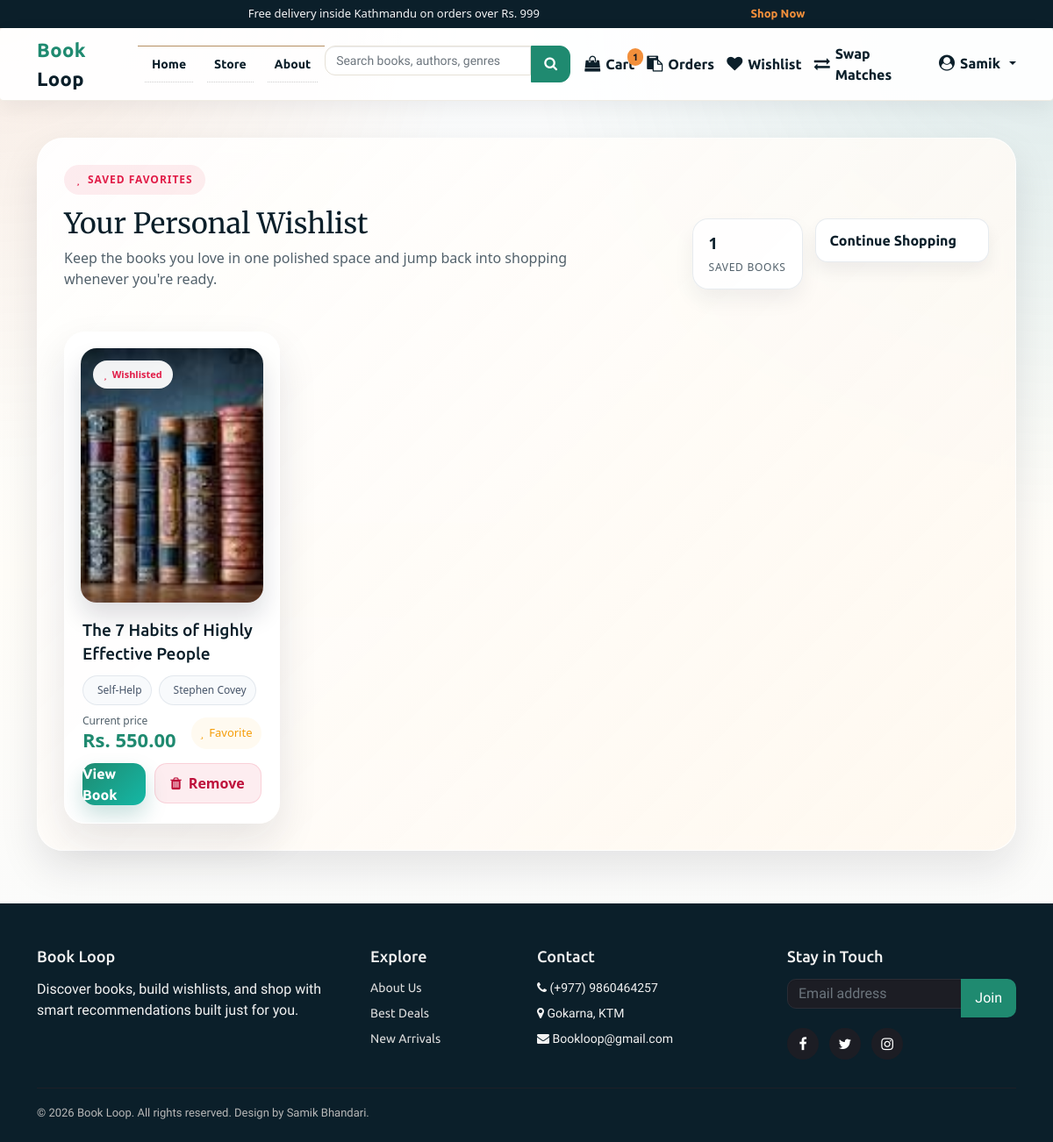
/wishlist (signed in), run on an earlier commit of the app's database.
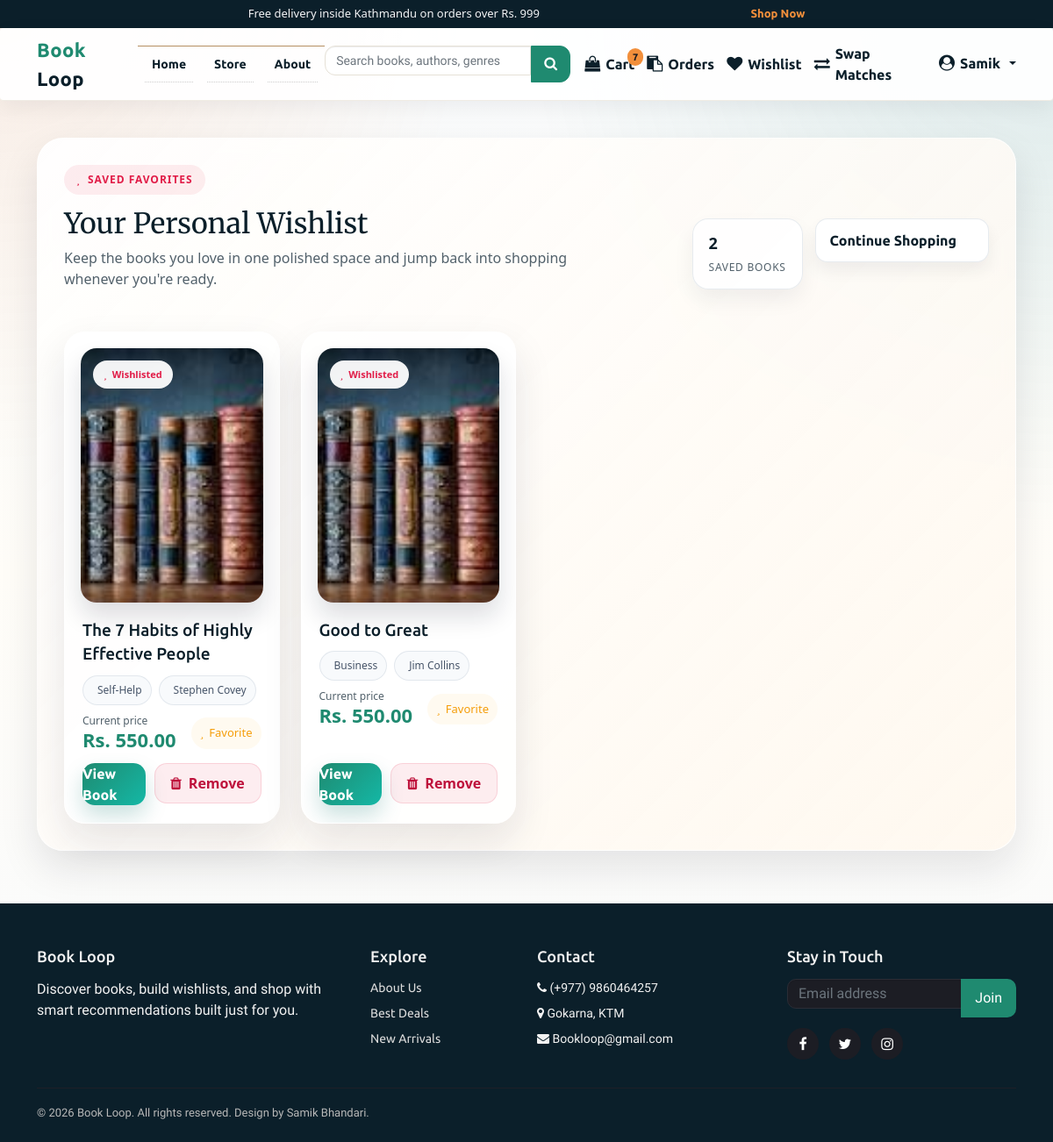
And on a later commit of the database.
### books/models.py (models this page shows, shortened)
class Wishlist(models.Model):
    user = models.CharField(max_length=20)
    product = models.ForeignKey(Product, on_delete=models.SET_NULL, null=True)
    created_at = models.DateTimeField(default=timezone.now)

class Product(models.Model):
    Book_name = models.CharField(max_length=50)
    Author = models.CharField(max_length=50, default="")
    genre = models.CharField(max_length=300)
    description = models.CharField(max_length=1000, default="")
    price = models.IntegerField(default=0)
    pub_date = models.DateField(default=timezone.now)
    quantity = models.PositiveBigIntegerField(default=1)
    seller = models.ForeignKey(
        settings.AUTH_USER_MODEL,
        on_delete=models.SET_NULL,
        null=True,
        blank=True,
        related_name="products",
    )
    listing_type = models.CharField(
        max_length=10,
        choices=LISTING_CHOICES,
        default="sell",
    )
    listing_status = models.CharField(
        max_length=20,
        choices=LISTING_STATUS,
        default="approved",
    )
    swap_preference = models.CharField(
        max_length=255,
        blank=True,
        null=True,
        help_text="Title or genre of the book you want in exchange.",
    )
    condition = models.CharField(
        max_length=50,
        blank=True,
        null=True,
        help_text=(
            "Physical condition of the book for swapping "
            "(e.g. New, Like New, Good, Heavily Used)."
        ),
    )
    location = models.CharField(
        max_length=255,
        blank=True,
        null=True,
        help_text="City or neighborhood for the swap",
    )
    contact_email = models.EmailField(
        blank=True,
        null=True,
        help_text="Email for other users to contact you for swapping",
    )
    image = CloudinaryField("image", folder="bookloop_covers", null=True, blank=True)
    sequence = models.IntegerField(default=0)
    views = models.PositiveIntegerField(default=0)
    @property
    def imageURL(self):
        try:
            return self.image.url
        except:
            return ""

### books/views.py (the view)
# urls.py: path('wishlist',views.wishlist, name="wishlist"),
def wishlist(request):
    wishlist_items = []
    cartItems = 0
    items = []
    order = None
    if request.user.is_authenticated:
        order, _ = Order.objects.get_or_create(
            user=request.user.username, complete=False
        )
        items = order.orderitem_set.all()
        cartItems = order.get_cart_items
        wishlist_items = Wishlist.objects.filter(user=request.user)
    return render(request, 'wishlist.html', {
        'wishlist': wishlist_items,
        'items': items,
        'order': order,
        'cartItems': cartItems
    })

### books/models.py (called while the page is built)
    @property
    def get_cart_items(self):
        items = self.orderitem_set.all()
        return sum([item.quantity for item in items])

### templates/wishlist.html (shortened to what this page needs)
{% load static %}
{% include 'components/base/base-top.html' %}
{% include 'components/header/header.html' %}
<section class="wishlist-hero">
  <div class="container">
    <div class="wishlist-shell">
      <div class="wishlist-topbar">
        <div>
          <div class="wishlist-eyebrow"><i class="fas fa-heart"></i> Saved favorites</div>
          <div class="wishlist-title">Your Personal Wishlist</div>
          <p class="wishlist-subtitle">Keep the books you love in one polished space and jump back into shopping whenever you're ready.</p>
        </div>
        <div class="wishlist-summary">
          <div class="wishlist-pill">
            <strong>{{ wishlist|length }}</strong>
            <span>Saved Books</span>
          </div>
          <div class="wishlist-top-actions">
            <a class="btn-continue" href="{% url 'store' %}">
              Continue Shopping
              <i class="fas fa-arrow-right"></i>
            </a>
          </div>
        </div>
      </div>
      <div class="row row-cols-1 row-cols-sm-2 row-cols-md-3 row-cols-lg-4 g-4 justify-content-start wishlist-grid">
        {% for item in wishlist %}
        <div class="col">
        <div class="wishlist-card h-100">
          <div class="wishlist-card-media">
            <div class="wishlist-badge"><i class="fas fa-heart"></i> Wishlisted</div>
        <a href="{% url 'product' item.product.id %}">
          {% if item.product.imageURL and "herald" not in item.product.imageURL|lower and "college" not in item.product.imageURL|lower %}
          <img class="book-cover-img" src="{{ item.product.imageURL }}" alt="{{ item.product.Book_name }}" data-fallback="{% static 'images/default_cover.jpg' %}" onerror="this.onerror=null; this.src=this.dataset.fallback;">
          {% else %}
          <img class="book-cover-img" src="{% static 'images/default_cover.jpg' %}" alt="{{ item.product.Book_name }}">
          {% endif %}
        </a>
          </div>
          <div class="wishlist-body">
            <h5>{{ item.product.Book_name }}</h5>
            <div class="wishlist-meta-row">
              <span class="wishlist-chip"> {{ item.product.genre }}</span>
              <span class="wishlist-chip"> {{ item.product.Author }}</span>
            </div>
            <div class="wishlist-price-row">
              <div class="wishlist-price">
                <small>Current price</small>
                Rs. {{ item.product.price|floatformat:2 }}
              </div>
              <div class="wishlist-status">
                <i class="fas fa-star"></i>
                <span>Favorite</span>
              </div>
            </div>
            <div class="wishlist-actions">
              <a href="{% url 'product' item.product.id %}" class="btn-view">
                View Book
                <i class="fas fa-arrow-right"></i>
              </a>
              <form action="{% url 'remove_wishlist' item.product.id %}" method="POST" class="d-inline">
                <button class="btn-remove" type="submit">
                  <i class="fa fa-trash"></i>
                  Remove
                </button>
              </form>
            </div>
          </div>
        </div>
        </div>
        {% endfor %}
      </div>
    </div>
  </div>
</section>
{% include 'components/footer/footer.html' %}
{% include 'components/base/base-bottom.html' %}

### templates/components/base/base-top.html (shortened to what this page needs)
{% load static %}
<!DOCTYPE html>
<html>
  <head>
    <link
      href="{% static 'css/bootstrap.css' %}"
      rel="stylesheet"
      type="text/css"
      media="all"
    />
    <link
      href="{% static 'css/style.css' %}"
      rel="stylesheet"
      type="text/css"
      media="all"
    />
    <link
      href="{% static 'css/main.css' %}"
      rel="stylesheet"
      type="text/css"
      media="all"
    />
    <link
      href="{% static 'css/font-awesome.css' %}"
      rel="stylesheet"
      type="text/css"
      media="all"
    />
    <link
      rel="stylesheet"
      href="https://cdnjs.cloudflare.com/ajax/libs/animate.css/4.1.1/animate.min.css"
    />
    <body></body>
  </head>
</html>

### templates/components/header/header.html (shortened to what this page needs)
{% load static %}
<link href="https://cdn.jsdelivr.net/npm/bootstrap@5.0.2/dist/css/bootstrap.min.css" rel="stylesheet">
<link rel="stylesheet" href="https://cdn.jsdelivr.net/npm/bootstrap-icons@1.5.0/font/bootstrap-icons.css">
<link rel="stylesheet" href="https://cdnjs.cloudflare.com/ajax/libs/font-awesome/4.7.0/css/font-awesome.min.css"/>
<div class="bw-topbar">
  <div class="container bw-offer">
    <span>Free delivery inside Kathmandu on orders over Rs. 999</span>
    <a href="{% url 'store' %}">Shop Now</a>
  </div>
</div>
<nav class="navbar navbar-expand-lg bw-nav">
  <div class="container">
    <a class="bw-brand" href="{% url 'home' %}"><span>Book</span> Loop</a>
    <div class="collapse navbar-collapse" id="bwNavbar">
      <ul class="navbar-nav me-auto mb-2 mb-lg-0">
        <li class="nav-item"><a class="nav-link" href="{% url 'home' %}">Home</a></li>
        <li class="nav-item"><a class="nav-link" href="{% url 'store' %}">Store</a></li>
        <li class="nav-item"><a class="nav-link" href="/about/">About</a></li>
      </ul>
      <form action="{% url 'search' %}" method="get" class="d-flex bw-search">
        <input type="text" name="q" class="form-control" placeholder="Search books, authors, genres" aria-label="Search">
        <button type="submit" class="btn"><i class="fa fa-search"></i></button>
      </form>
      <div class="bw-actions ms-lg-3">
        {% if request.user.is_authenticated %}
          <a class="bw-icon-btn" href="{% url 'cart' %}">
            <i class="fa fa-shopping-bag"></i>
            <span>Cart</span>
            <span class="bw-badge">{{ cartItems }}</span>
          </a>
          <a class="bw-icon-btn" href="{% url 'order' %}">
            <i class="fa fa-clipboard"></i>
            <span>Orders</span>
          </a>
          <a class="bw-icon-btn" href="{% url 'wishlist' %}">
            <i class="fa fa-heart"></i>
            <span>Wishlist</span>
          </a>
          <a class="bw-icon-btn" href="{% url 'swap_matches' %}">
            <i class="fa fa-exchange"></i>
            <span>Swap Matches</span>
          </a>
          <div class="dropdown bw-dropdown">
            <a class="bw-icon-btn dropdown-toggle" href="#" role="button" data-bs-toggle="dropdown" aria-expanded="false">
              <i class="fa fa-user-circle"></i>
              <span>{{ request.user.first_name|default:'Profile' }}</span>
            </a>
          </div>
        {% else %}
          <a class="bw-icon-btn" href="{% url 'login' %}"><i class="fa fa-user"></i><span>Login</span></a>
          <a class="bw-icon-btn" href="{% url 'reg' %}"><i class="fa fa-user-plus"></i><span>Register</span></a>
        {% endif %}
      </div>
    </div>
  </div>
</nav>

### templates/components/footer/footer.html (shortened to what this page needs)
{% load static %}
<link rel="stylesheet" href="https://cdnjs.cloudflare.com/ajax/libs/font-awesome/4.7.0/css/font-awesome.min.css">
<footer class="bw-footer">
  <div class="container">
    <div class="row g-4">
      <div class="col-md-4">
        <h4>Book Loop</h4>
        <p>Discover books, build wishlists, and shop with smart recommendations built just for you.</p>
      </div>
      <div class="col-md-2">
        <h4>Explore</h4>
        <ul class="bw-footer-list">
          <li><a href="/about/">About Us</a></li>
          <li><a href="/store/">Best Deals</a></li>
          <li><a href="/">New Arrivals</a></li>
        </ul>
      </div>
      <div class="col-md-3">
        <h4>Contact</h4>
        <ul class="bw-footer-list">
          <li><i class="fa fa-phone"></i> (+977) 9860464257</li>
          <li><i class="fa fa-map-marker"></i> Gokarna, KTM</li>
          <li><i class="fa fa-envelope"></i> Bookloop@gmail.com</li>
        </ul>
      </div>
      <div class="col-md-3">
        <h4>Stay in Touch</h4>
        <div class="input-group bw-footer-newsletter">
          <input type="email" class="form-control" placeholder="Email address">
          <button class="btn" type="button">Join</button>
        </div>
        <div class="bw-footer-social">
          <a href="https://www.facebook.com/pukar.bhandari17"><i class="fa fa-facebook"></i></a>
          <a href="https://twitter.com/OverTheMooN007"><i class="fa fa-twitter"></i></a>
          <a href="https://www.instagram.com/its.pukar/"><i class="fa fa-instagram"></i></a>
        </div>
      </div>
    </div>
    <div class="bw-footer-bottom">
      © 2026 Book Loop. All rights reserved. Design by Samik Bhandari.
    </div>
  </div>
</footer>

### templates/components/base/base-bottom.html (shortened to what this page needs)
{% load static %}
</body>
</html>

### static/css/style.css (style rules this page uses)
html, body { font-size: 100%; font-family: 'Open Sans', sans-serif; background:#ffffff; }
ul li,ol li { font-size:14px; }
p { margin:0; }
h1,h2,h3,h4,h5,h6,a { font-family:'Ubuntu', sans-serif !important; margin:0; }
ul,label { margin:0; padding:0; }
.book-cover-img { width:100%; aspect-ratio:2 / 3; height:auto; object-fit:cover; object-position:center; border-top-left-radius:inherit; border-top-right-radius:inherit; }
.navbar-collapse { padding: 0; box-shadow: none; }
.navbar { margin-bottom: 0; border: none; }
.navbar-nav > li { float: none; }
.navbar-nav { float: none; margin: 0; border-top: 1px solid #B58F62; }
.navbar-nav > li > a { color: #212121; padding:10px 0px 10px 40px; border-bottom: 1px dotted #CDCDCD; }

### static/css/main.css (style rules this page uses)
.dropdown { display:inline; }

### templates/components/header/header.html (style rules this page uses)
:root { --bw-ink: #0b1f2a; --bw-muted: #52616b; --bw-accent: #1f8a70; --bw-accent-2: #f28f3b; --bw-surface: #ffffff; }
.bw-topbar { background: #0b1f2a; color: #f4f4f6; font-size: 13px; padding: 6px 0; }
.bw-topbar .bw-offer { display: flex; justify-content: space-between; align-items: center; }
.bw-topbar a { color: var(--bw-accent-2); text-decoration: none; font-weight: 600; }
.bw-nav { background: var(--bw-surface); border-bottom: 1px solid #f0ece4; box-shadow: 0 8px 24px rgba(18, 24, 40, 0.06); font-family: 'Work Sans', sans-serif; }
.bw-brand { font-family: 'Merriweather', serif; font-weight: 700; font-size: 22px; letter-spacing: 0.4px; color: var(--bw-ink); text-decoration: none; }
.bw-brand span { color: var(--bw-accent); }
.bw-nav .nav-link { color: var(--bw-ink); font-weight: 600; margin: 0 8px; }
.bw-search { min-width: 280px; max-width: 420px; }
.bw-search input { border-radius: 12px 0 0 12px; border: 1px solid #e6e1d7; padding: 10px 12px; font-size: 14px; }
.bw-search button { border-radius: 0 12px 12px 0; border: 1px solid var(--bw-accent); background: var(--bw-accent); color: #fff; padding: 8px 14px; }
.bw-actions { display: flex; align-items: center; gap: 14px; }
.bw-icon-btn { position: relative; display: inline-flex; align-items: center; gap: 6px; text-decoration: none; color: var(--bw-ink); font-weight: 600; }
.bw-icon-btn i { font-size: 18px; }
.bw-badge { position: absolute; top: -6px; right: -10px; background: var(--bw-accent-2); color: #1b1b1f; font-size: 11px; font-weight: 700; padding: 2px 6px; border-radius: 999px; }

### templates/components/footer/footer.html (style rules this page uses)
:root { --bw-ink: #0b1f2a; --bw-muted: #52616b; --bw-accent: #1f8a70; --bw-accent-2: #f28f3b; }
.bw-footer { background: #0b1f2a; color: #f2f2f2; padding: 50px 0 24px; font-family: 'Work Sans', sans-serif; }
.bw-footer h4 { font-family: 'Merriweather', serif; font-size: 18px; margin-bottom: 14px; }
.bw-footer a { color: #dcdcdc; text-decoration: none; }
.bw-footer-list { list-style: none; padding: 0; margin: 0; }
.bw-footer-list li { margin-bottom: 8px; }
.bw-footer-newsletter input { background: #1c1d24; border: 1px solid #2b2d36; color: #fff; padding: 10px 12px; border-radius: 10px 0 0 10px; width: 100%; }
.bw-footer-newsletter button { background: var(--bw-accent); border: none; color: #fff; padding: 10px 16px; border-radius: 0 10px 10px 0; }
.bw-footer-social { display: flex; gap: 12px; margin-top: 12px; }
.bw-footer-social a { width: 36px; height: 36px; display: inline-flex; align-items: center; justify-content: center; border-radius: 50%; background: #1c1d24; color: #fff; }
.bw-footer-bottom { border-top: 1px solid #1e1f27; margin-top: 32px; padding-top: 18px; font-size: 13px; color: #b8b8b8; }

What changed in the data, as far as the page shows it:
added Wishlist: product.Book_name "Good to Great", product.genre "Business", product.Author "Jim Collins", product.price "550.00"
Also different on the page:
{{ cartItems }}: "1" → "7"
{{ wishlist|length }}: "1" → "2"
